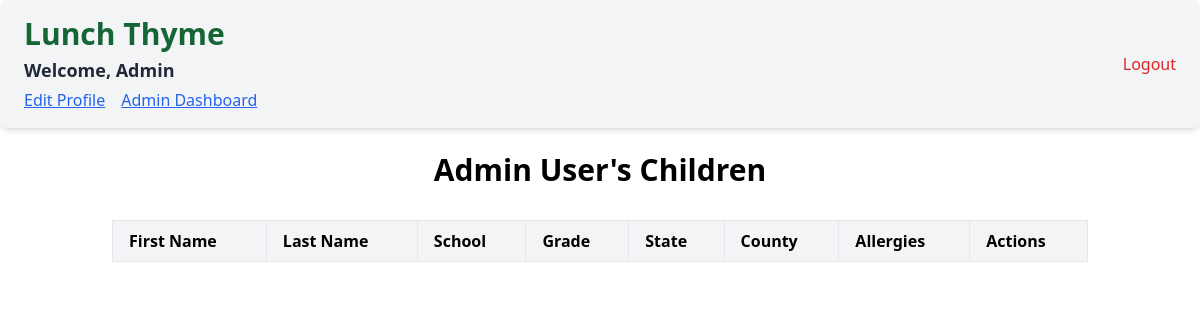
Page /childern/1 (signed in) on the earlier database version.
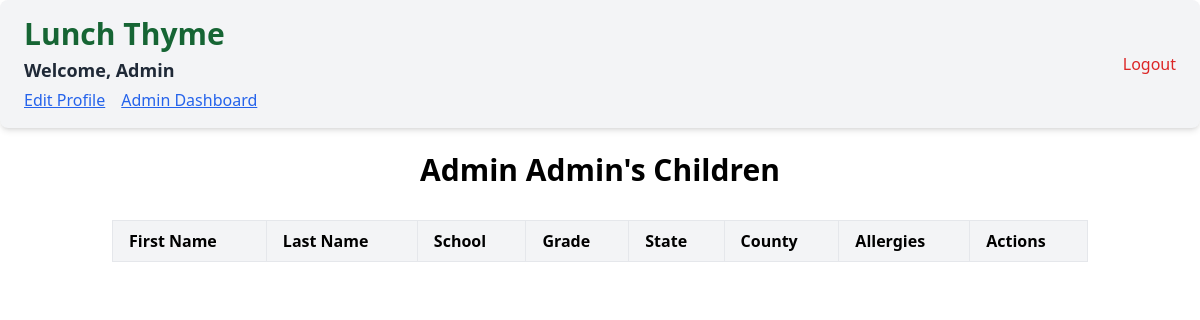
Same page on the later database version.
### app/models.py (models this page shows, shortened)
class Parent(UserMixin,db.Model):
    __tablename__ = 'parents'
    id = db.Column(db.Integer, primary_key=True, autoincrement=True)
    email = db.Column(db.String(120), unique=True, nullable=False)
    password_hash = db.Column(db.String(128), nullable=False)
    first_name = db.Column(db.String(50), nullable=False)
    last_name = db.Column(db.String(50), nullable=False)
    address = db.Column(db.String(255), nullable=False)
    state = db.Column(db.String(50), nullable=False)
    city = db.Column(db.String(50), nullable=False)
    zip_code = db.Column(db.String(10), nullable=False)
    is_admin = db.Column(db.Boolean, nullable=False, default=False)
    home_phone = db.Column(db.String(15), nullable=True)
    cell_phone = db.Column(db.String(15), nullable=False)
    work_phone = db.Column(db.String(15), nullable=True)
    children = db.relationship('Child', back_populates='parent', cascade='all, delete-orphan')
    orders = db.relationship('Order', back_populates='parent', cascade='all, delete-orphan')

### app/routes/admin.py (the view)
@admin.route('/childern/<int:id>', methods=['GET'])
@login_required
def childern(id):
    parent = Parent.query.get(id)
    childern = Child.query.filter_by(parent_id=id).all()
    if not current_user.is_admin:
        return redirect('/')
    return render_template('childern.html', children=childern, parent=parent)

### app/templates/childern.html (shortened to what this page needs)
{% extends "_layout.html" %}
{% block content %}
<div class="container mx-auto p-6">
    <h1 class="text-3xl font-semibold text-center mb-8">
        {{ parent.first_name }} {{ parent.last_name }}'s Children
    </h1>
    <table class="table-auto w-full border border-gray-300">
        <thead>
            <tr class="bg-gray-100 text-left">
                <th class="px-4 py-2 border">First Name</th>
                <th class="px-4 py-2 border">Last Name</th>
                <th class="px-4 py-2 border">School</th>
                <th class="px-4 py-2 border">Grade</th>
                <th class="px-4 py-2 border">State</th>
                <th class="px-4 py-2 border">County</th>
                <th class="px-4 py-2 border">Allergies</th>
                <th class="px-4 py-2 border">Actions</th>
            </tr>
        </thead>
    </table>
</div>
{% endblock %}

### app/templates/_layout.html (shortened to what this page needs)
<!DOCTYPE html>
<html lang="en">
<head>
    <script src="https://cdn.tailwindcss.com"></script>
</head>
<body>
    <div class="flex flex-col items-center justify-center h-fit">
        {% if current_user.is_authenticated %}
        <div class="bg-gray-100 flex justify-between items-center px-6 py-4 shadow-md rounded-lg w-full">
            <div class="flex flex-col gap-1">
                <h1 class="text-3xl font-semibold text-green-800">
                    Lunch Thyme
                </h1>
              <h1 class="text-lg font-semibold text-gray-800">
                Welcome, {{ current_user.first_name }}
              </h1>
              <div class="flex gap-4">
                <a href="/edit-profile" class="text-blue-600 hover:text-blue-800 underline">
                  Edit Profile
                </a>
                {% if current_user.is_admin %}
                <a href="/admin-dashboard" class="text-blue-600 hover:text-blue-800 underline">
                  Admin Dashboard
                </a>
                {% endif %}
              </div>
            </div>
            <a href="{{ url_for('auth.logout') }}" class="text-red-600 hover:text-red-800 font-medium">
              Logout
            </a>
          </div>
        {% endif %}
    </div>
    {% block content %}{% endblock %}
</body>
</html>

Differences in the rows shown:
changed Parent "Admin": last_name "User" → "Admin"
